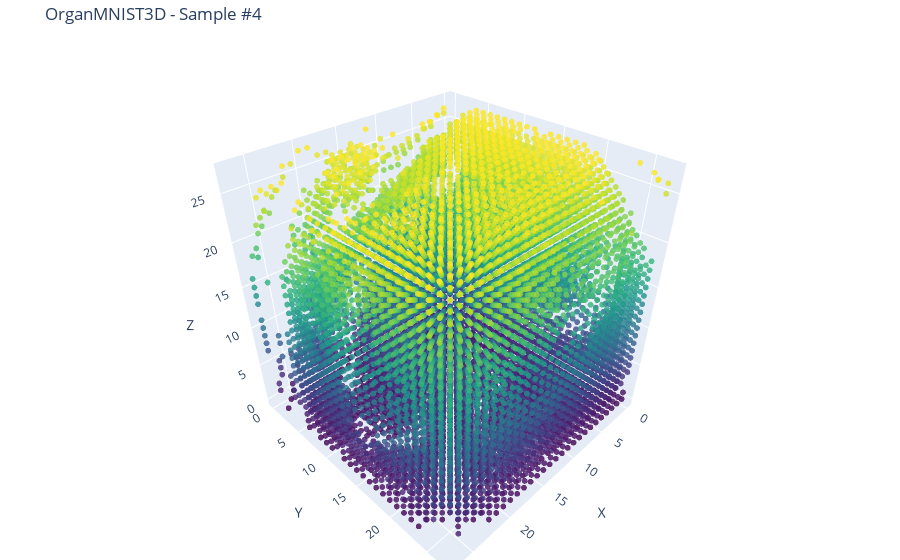

Notebook code cell kept with this figure:
### Code cell
# Example: visualize the 5th image's point cloud
visualize_point_cloud(all_point_clouds[6], title="OrganMNIST3D - Sample #4")

### Figure 1 — Plotly figure (JSON) as saved in the notebook; plotly's stock layout.template omitted (floating-point values rounded to 4 significant figures; data arrays with more than 128 entries replaced by an {"elided": "..."} marker saying what was removed)
{"data": [{"marker": {"color": {"elided": "13562 int values"}, "colorscale": [[0, "#440154"], [0.1111, "#482878"], [0.2222, "#3e4989"], [0.3333, "#31688e"], [0.4444, "#26828e"], [0.5556, "#1f9e89"], [0.6667, "#35b779"], [0.7778, "#6ece58"], [0.8889, "#b5de2b"], [1, "#fde725"]], "opacity": 0.8, "size": 2}, "mode": "markers", "type": "scatter3d", "x": {"elided": "13562 int values"}, "y": {"elided": "13562 int values"}, "z": {"elided": "13562 int values"}}], "layout": {"margin": {"b": 0, "l": 0, "r": 0, "t": 40}, "scene": {"xaxis": {"title": {"text": "X"}}, "yaxis": {"title": {"text": "Y"}}, "zaxis": {"title": {"text": "Z"}}}, "title": {"text": "OrganMNIST3D - Sample #4"}}}
